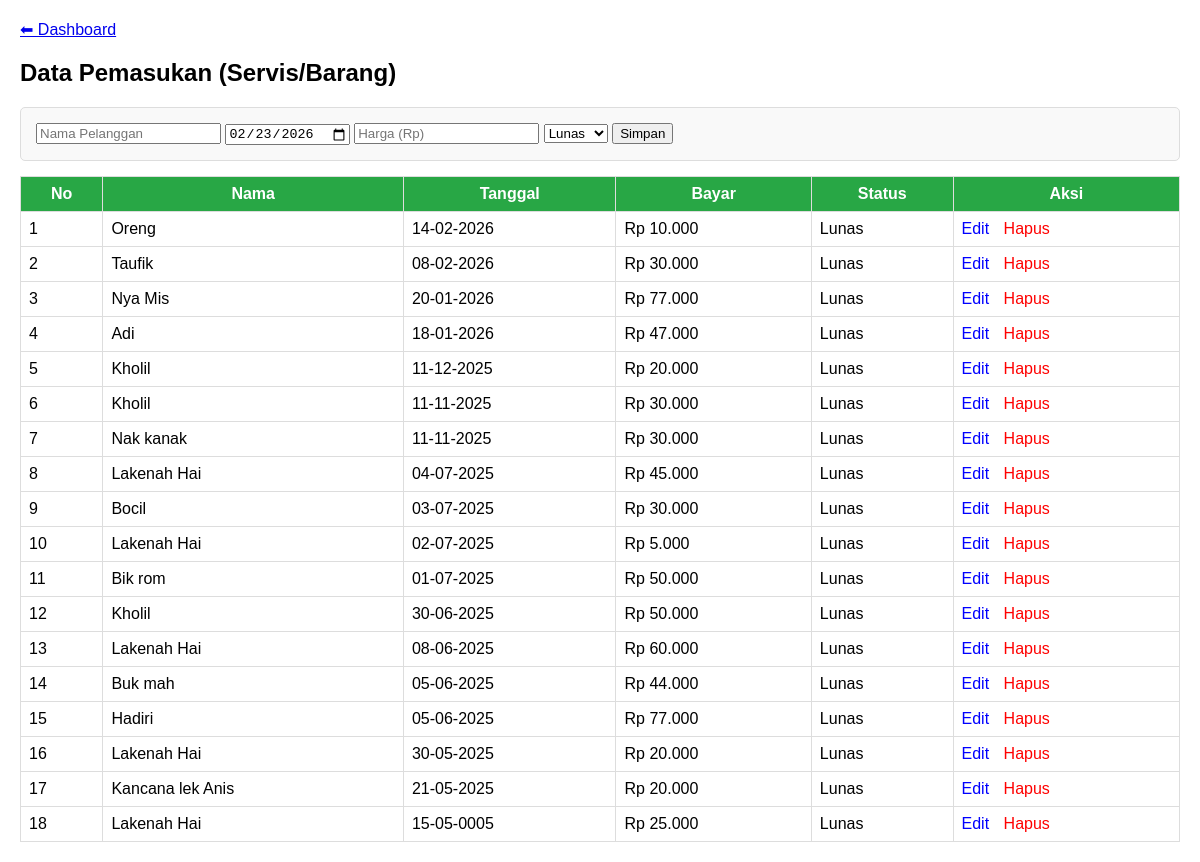
The app's page /konter/pemasukan.php with its own data.
### tables this page shows
CREATE TABLE `transaksi_konter` (
  `id` int(11) NOT NULL,
  `nama` varchar(100) DEFAULT NULL,
  `tanggal` date DEFAULT NULL,
  `keterangan` text DEFAULT NULL,
  `bayar` decimal(15,2) DEFAULT 0.00,
  `status` varchar(50) DEFAULT NULL,
  `jumlah_pengeluaran` decimal(15,2) DEFAULT 0.00,
  `tipe` enum('masuk','keluar') DEFAULT NULL
);

### konter/pemasukan.php (the view, shortened to what this page needs)
<?php
include '../koneksi.php';
?>
<!DOCTYPE html>
<html>
<head>
</head>
<body>
    <a href="index.php">⬅ Dashboard</a>
    <h2>Data Pemasukan (Servis/Barang)</h2>
    <div class="form-box">
        <form method="POST">
            <input type="text" name="nama" placeholder="Nama Pelanggan" required>
            <input type="date" name="tanggal" value="<?= date('Y-m-d') ?>">
            <input type="number" name="bayar" placeholder="Harga (Rp)" required>
            <select name="status">
                <option>Lunas</option>
            </select>
            <button type="submit" name="simpan">Simpan</button>
        </form>
    </div>
    <table>
        <tr>
            <th>No</th>
            <th>Nama</th>
            <th>Tanggal</th>
            <th>Bayar</th>
            <th>Status</th>
            <th>Aksi</th>
        </tr>
        <?php
        $no = 1;
        $data = $conn->query("SELECT * FROM transaksi_konter WHERE tipe='masuk' ORDER BY id DESC");
        while ($row = $data->fetch_assoc()) { ?>
            <tr>
                <td><?= $no++; ?></td>
                <td><?= $row['nama']; ?></td>
                <td><?= date('d-m-Y', strtotime($row['tanggal'])); ?></td>
                <td>Rp <?= number_format($row['bayar'], 0, ',', '.'); ?></td>
                <td><?= $row['status']; ?></td>
                <td>
                    <a href="edit_masuk.php?id=<?= $row['id']; ?>" class="btn-edit">Edit</a>
                    <a href="pemasukan.php?hapus=<?= $row['id']; ?>" class="btn-hapus" onclick="return confirm('Yakin hapus?')">Hapus</a>
                </td>
            </tr>
        <?php } ?>
    </table>
</body>
</html>

### konter/pemasukan.php (style rules this page uses)
body { font-family: sans-serif; margin: 20px; }
table { width: 100%; border-collapse: collapse; margin-top: 15px; }
th, td { border: 1px solid #ddd; padding: 8px; }
th { background: #28a745; color: white; }
.btn-edit { color: blue; text-decoration: none; margin-right: 10px; }
.btn-hapus { color: red; text-decoration: none; }
.form-box { background: #f9f9f9; padding: 15px; border: 1px solid #ddd; border-radius: 5px; }

### records on screen
transaksi_konter: nama "Oreng", tanggal "14-02-2026", bayar "10.000", status "Lunas"
transaksi_konter: nama "Taufik", tanggal "08-02-2026", bayar "30.000", status "Lunas"
transaksi_konter: nama "Nya Mis", tanggal "20-01-2026", bayar "77.000", status "Lunas"
transaksi_konter: nama "Adi", tanggal "18-01-2026", bayar "47.000", status "Lunas"
transaksi_konter: nama "Kholil", tanggal "11-12-2025", bayar "20.000", status "Lunas"
transaksi_konter: nama "Kholil", tanggal "11-11-2025", bayar "30.000", status "Lunas"
transaksi_konter: nama "Nak kanak", tanggal "11-11-2025", bayar "30.000", status "Lunas"
transaksi_konter: nama "Lakenah Hai", tanggal "04-07-2025", bayar "45.000", status "Lunas"
transaksi_konter: nama "Bocil", tanggal "03-07-2025", bayar "30.000", status "Lunas"
transaksi_konter: nama "Lakenah Hai", tanggal "02-07-2025", bayar "5.000", status "Lunas"
transaksi_konter: nama "Bik rom", tanggal "01-07-2025", bayar "50.000", status "Lunas"
transaksi_konter: nama "Kholil", tanggal "30-06-2025", bayar "50.000", status "Lunas"
transaksi_konter: nama "Lakenah Hai", tanggal "08-06-2025", bayar "60.000", status "Lunas"
transaksi_konter: nama "Buk mah", tanggal "05-06-2025", bayar "44.000", status "Lunas"
transaksi_konter: nama "Hadiri", tanggal "05-06-2025", bayar "77.000", status "Lunas"
transaksi_konter: nama "Lakenah Hai", tanggal "30-05-2025", bayar "20.000", status "Lunas"
transaksi_konter: nama "Kancana lek Anis", tanggal "21-05-2025", bayar "20.000", status "Lunas"
transaksi_konter: nama "Lakenah Hai", tanggal "15-05-0005", bayar "25.000", status "Lunas"
